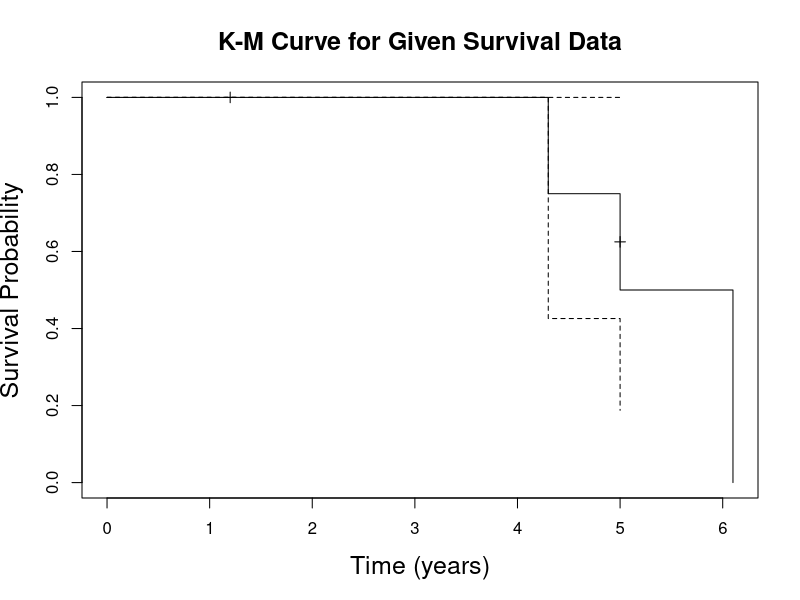

Generate this figure with R:
## ---- chunk 1
knitr::opts_chunk$set(echo = TRUE, message = FALSE, warning = FALSE, fig.align = "center", out.width = "90%")

library(survival)
library(tidyverse)
library(dplyr)
## ---- chunk 2
# Pull survival data into a tibble
dat = tibble(
  t.i = c(1.2, 4.3, 5.0, 5.0, 6.1),
  delta = c(0, 1, 1, 0, 1)
)

# Check that data has been entered correctly
s.dat = Surv(time = dat$t.i, event = dat$delta)
s.dat
## ---- chunk 3
km.table = dat |> 
  group_by(t.i) |> 
  summarize(d.i = sum(delta), .groups = "drop") |> # deaths for each t.i
  mutate(n.i = sapply(t.i, function(t) sum(dat$t.i >= t))) |> # number at risk
  filter(d.i > 0) |> # filter only death times
  mutate(
    csp = 1 - (d.i / n.i), # conditional survival probability at t.i
    survival = cumprod(1 - (d.i / n.i))) # cumulative product of csp

km.table |> 
  knitr::kable(digits = 3)
## ---- chunk 4
km = survfit(s.dat~1, conf.type = "log")
summary(km)
## ---- chunk 5
plot(km, mark.time = TRUE,
     xlab="Time (years)", ylab="Survival Probability", main="K-M Curve for Given Survival Data",
     cex.lab=1.5, cex.main=1.5)
## ---- chunk 6
km
## ---- chunk 7
summary(km)
